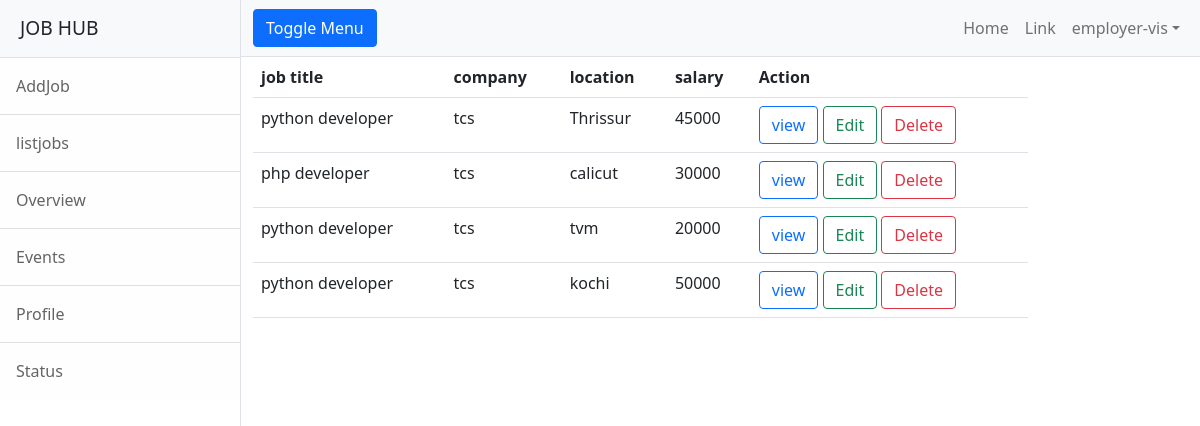
Page /employer/jobs/all (signed in) on the earlier database version.
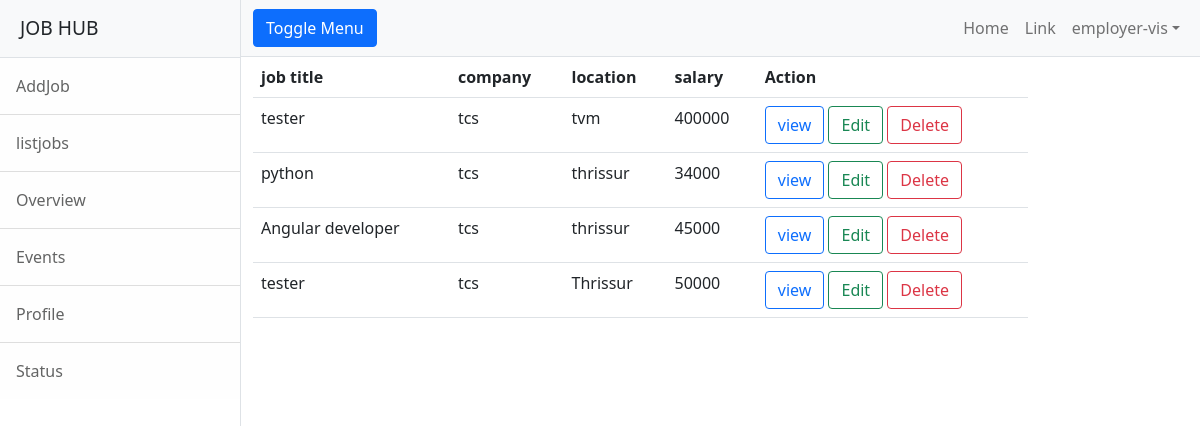
Same page on the later database version.
### employer/models.py (models this page shows)
class User(AbstractUser):
    options=(
        ("employer","employer"),
        ("candidate","candidate")
    )
    role=models.CharField(max_length=120,choices=options,default="candidate")
    phone=models.CharField(max_length=12,null=True)
    location=models.CharField(max_length=120)
    email=models.CharField(max_length=120)

class Jobs(models.Model):
    job_title_name = models.CharField(max_length=150)
    company = models.ForeignKey(User, on_delete=models.CASCADE, related_name="company")
    location = models.CharField(max_length=120)
    salary = models.PositiveIntegerField(null=True)
    experience = models.PositiveIntegerField(default=0)
    created_date = models.DateField(auto_now_add=True)
    last_date = models.DateField(null=True)
    active_status = models.BooleanField(default=True)
    description=models.CharField(max_length=150)

class Companyprofile(models.Model):
    company_name = models.CharField(max_length=120)
    user = models.OneToOneField(User, on_delete=models.CASCADE, related_name="employer")
    location = models.CharField(max_length=120)
    services = models.CharField(max_length=120)
    logo = models.ImageField(upload_to="companyprofile", null=True)

### employer/views.py (the view)
# urls.py: path('jobs/all',views.Listjobview.as_view(),name="all-jobs"),
class Listjobview(ListView):
    model = Jobs
    context_object_name = "jobs"
    template_name = "emp-listjob.html"
    def get_queryset(self):
        return Jobs.objects.filter(company=self.request.user)

### employer/templates/emp-listjob.html (shortened to what this page needs)
{%extends 'base.html'%}
{%block body_block%}
<div class="row">
    <div class="col-10">
        <table class="table">
            <tr>
                <th>job title</th>
                <th>company</th>
                <th>location</th>
                <th>salary</th>
                <th>Action</th>
            </tr>
            {%for job in jobs%}
            <tr>
                <td>{{job.job_title_name}}</td>
                <td>{{job.company.employer.company_name}}</td>
                <td>{{job.location}}</td>
                <td>{{job.salary}}</td>
                <td>
                    <a href="{%url 'jobdetail' job.id%}" class="btn btn-outline-primary">view</a>
                    <a href="{%url 'emp-editjob' job.id%}"class="btn btn-outline-success">Edit</a>
                    <a href="{%url 'emp-deletejob' job.id%}"class="btn btn-outline-danger">Delete</a>
                </td>
            </tr>
            {%endfor%}
        </table>
    </div>
</div>
{%endblock%}

### employer/templates/base.html (shortened to what this page needs)
<!DOCTYPE html>
{%load static%}
<html lang="en">
    <head>
        <link href="{%static 'css/styles.css'%}" rel="stylesheet" />
    </head>
    <body>
        <div class="d-flex" id="wrapper">
            <div class="border-end bg-white" id="sidebar-wrapper">
                <div class="sidebar-heading border-bottom bg-light">JOB HUB</div>
                <div class="list-group list-group-flush">
                    <a class="list-group-item list-group-item-action list-group-item-light p-3" href="{%url 'emp-addjob' %}">AddJob</a>
                    <a class="list-group-item list-group-item-action list-group-item-light p-3" href="{%url 'all-jobs'%}">listjobs</a>
                    <a class="list-group-item list-group-item-action list-group-item-light p-3" href="#!">Overview</a>
                    <a class="list-group-item list-group-item-action list-group-item-light p-3" href="#!">Events</a>
                    <a class="list-group-item list-group-item-action list-group-item-light p-3" href="#!">Profile</a>
                    <a class="list-group-item list-group-item-action list-group-item-light p-3" href="#!">Status</a>
                </div>
            </div>
            <div id="page-content-wrapper">
                <nav class="navbar navbar-expand-lg navbar-light bg-light border-bottom">
                    <div class="container-fluid">
                        <button class="btn btn-primary" id="sidebarToggle">Toggle Menu</button>
                        <div class="collapse navbar-collapse" id="navbarSupportedContent">
                            <ul class="navbar-nav ms-auto mt-2 mt-lg-0">
                                <li class="nav-item active"><a class="nav-link" href="#!">Home</a></li>
                                <li class="nav-item"><a class="nav-link" href="#!">Link</a></li>
                                <li class="nav-item dropdown">
                                    <a class="nav-link dropdown-toggle" id="navbarDropdown" href="#" role="button" data-bs-toggle="dropdown" aria-haspopup="true" aria-expanded="false">{{request.user}}</a>
                                </li>
                            </ul>
                        </div>
                    </div>
                </nav>
                <div class="container-fluid">
                    {%block body_block%}
                    {%endblock%}
                </div>
            </div>
        </div>
    </body>
</html>

Differences in the rows shown:
removed Jobs: job_title_name "python developer", company.employer.company_name "tcs", location "Thrissur", salary "45000"
removed Jobs: job_title_name "php developer", company.employer.company_name "tcs", location "calicut", salary "30000"
removed Jobs: job_title_name "python developer", company.employer.company_name "tcs", location "tvm", salary "20000"
removed Jobs: job_title_name "python developer", company.employer.company_name "tcs", location "kochi", salary "50000"
added Jobs: job_title_name "tester", company.employer.company_name "tcs", location "tvm", salary "400000"
added Jobs: job_title_name "python", company.employer.company_name "tcs", location "thrissur", salary "34000"
added Jobs: job_title_name "Angular developer", company.employer.company_name "tcs", location "thrissur", salary "45000"
added Jobs: job_title_name "tester", company.employer.company_name "tcs", location "Thrissur", salary "50000"
